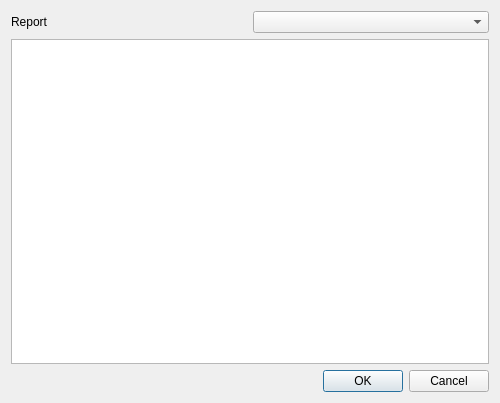
<?xml version="1.0" encoding="UTF-8"?>
<ui version="4.0">
 <class>Summary</class>
 <widget class="QDialog" name="Summary">
  <property name="geometry">
   <rect>
    <x>0</x>
    <y>0</y>
    <width>500</width>
    <height>403</height>
   </rect>
  </property>
  <property name="windowTitle">
   <string>Summary Reports</string>
  </property>
  <layout class="QVBoxLayout" name="verticalLayout">
   <item>
    <layout class="QHBoxLayout" name="horizontalLayout">
     <item>
      <widget class="QLabel" name="label">
       <property name="text">
        <string>Report</string>
       </property>
      </widget>
     </item>
     <item>
      <widget class="QComboBox" name="reportCombo"/>
     </item>
    </layout>
   </item>
   <item>
    <widget class="QTableView" name="tableView"/>
   </item>
   <item>
    <widget class="QDialogButtonBox" name="buttonBox">
     <property name="orientation">
      <enum>Qt::Horizontal</enum>
     </property>
     <property name="standardButtons">
      <set>QDialogButtonBox::Cancel|QDialogButtonBox::Ok</set>
     </property>
    </widget>
   </item>
  </layout>
 </widget>
 <resources/>
 <connections>
  <connection>
   <sender>buttonBox</sender>
   <signal>accepted()</signal>
   <receiver>Summary</receiver>
   <slot>accept()</slot>
   <hints>
    <hint type="sourcelabel">
     <x>248</x>
     <y>254</y>
    </hint>
    <hint type="destinationlabel">
     <x>157</x>
     <y>274</y>
    </hint>
   </hints>
  </connection>
  <connection>
   <sender>buttonBox</sender>
   <signal>rejected()</signal>
   <receiver>Summary</receiver>
   <slot>reject()</slot>
   <hints>
    <hint type="sourcelabel">
     <x>316</x>
     <y>260</y>
    </hint>
    <hint type="destinationlabel">
     <x>286</x>
     <y>274</y>
    </hint>
   </hints>
  </connection>
 </connections>
</ui>
